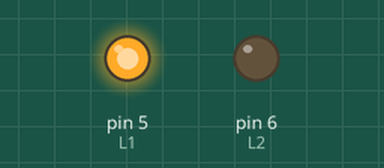
Simulated run of this sketch. Board: Arduino Uno, built with avr-gcc and run on an emulated ATmega328P. Parts: output pins drawn as LEDs (lit = HIGH).

Above: at 2.0 s.
At 6.0 s:
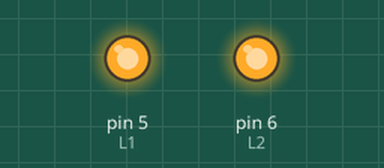
Timing chart, 0 to 9.2 s (numbered marks = the images above):
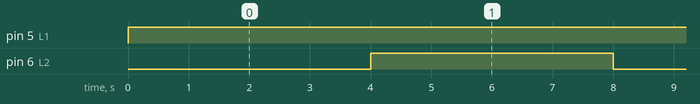

The sketch:

CODIGO_RUEDITAS.ino
```cpp
char nombre[10] = "Mazinger"; //El nuevo nombre del modulo
char password [10] = "1234"; //El nuevo password. No es muy seguro...
char baud = '4'; //4 = 9600 baud

//Ctes
int L1 = 5;
int L2 = 6;
int R1 = 7;
int R2 = 8;

void setup() {
  // put your setup code here, to run once:
  Serial.begin (9600); //Iniciar el serial
  pinMode(L1, OUTPUT);
  pinMode(L2, OUTPUT);
  pinMode(R1, OUTPUT);
  pinMode(R2, OUTPUT);
}

void loop() {
  // put your main code here, to run repeatedly:
 digitalWrite (L1, HIGH);
 digitalWrite (L2, LOW);
 delay(4000);

 digitalWrite (L2, HIGH);
 delay(4000);

  }// if del caso "apagado"
```

Measured:
- by itself, pin 5 (L1): LOW → HIGH at 0.00 s
- by itself, pin 6 (L2): alternates HIGH for 4.0 s and LOW for 4.0 s
